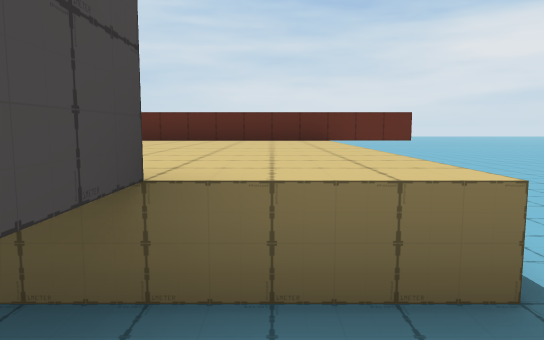
View 1 (above)

16 first-person views from a walk through a Unity game level. The camera is 1.4 m above the floor, tilts 6° down and sees 70° across. The floor is counted in squares, 2 m on a side. Each view is taken from the middle of a square. On the plan, view 1 faces up. The plan holds only what a view shows up to about 11 squares ahead; the rest is blank. The place goes on beyond the plan. Some animated figures are left out.

View 2
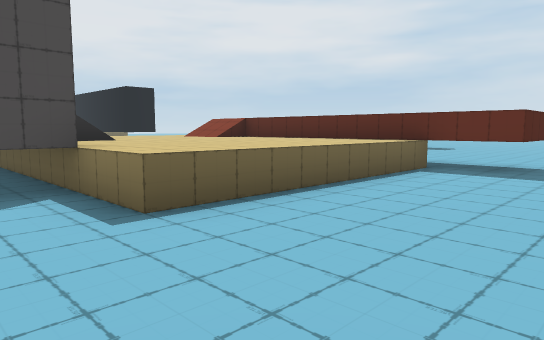

View 3
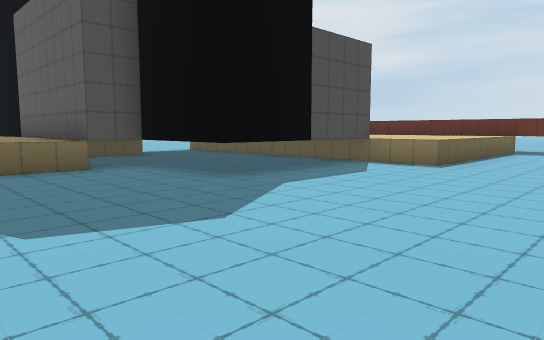

View 4
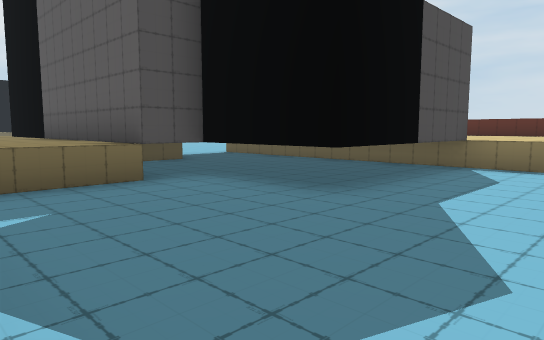

View 5
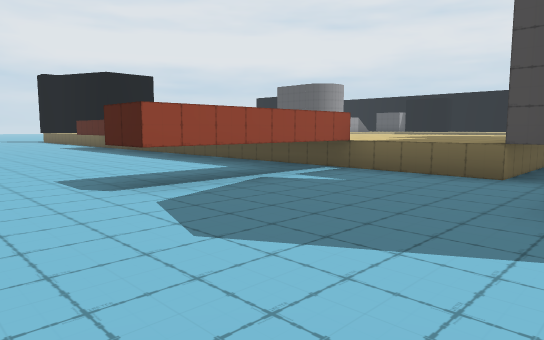

View 6
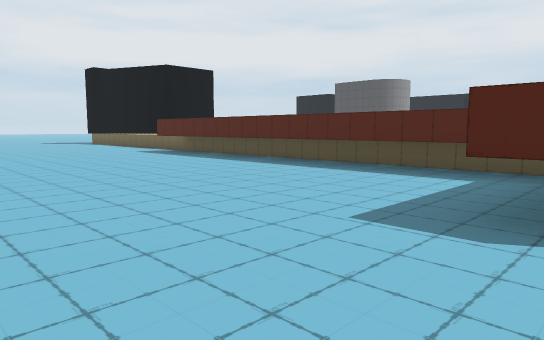

View 7
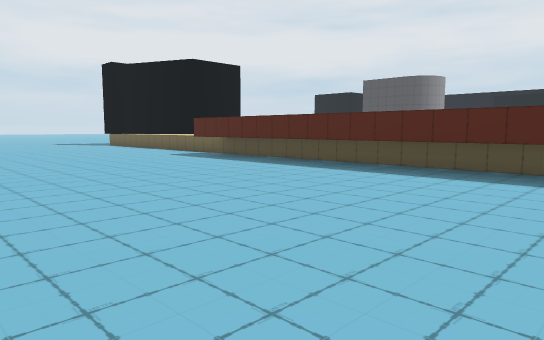

View 8
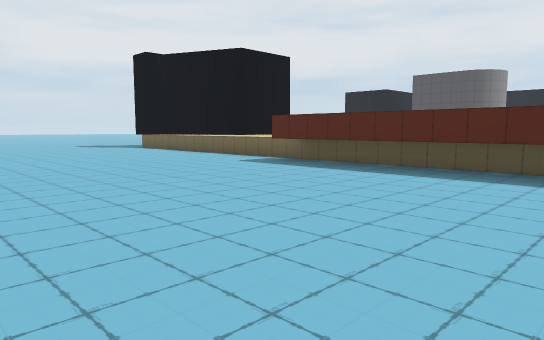

View 9
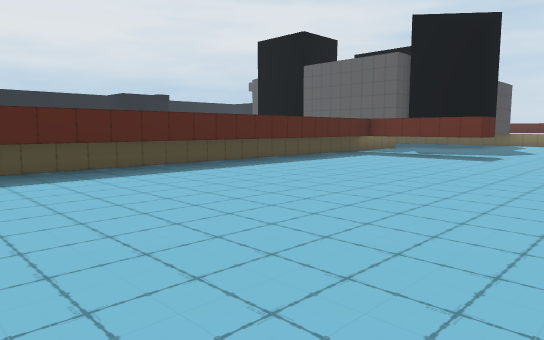

View 10
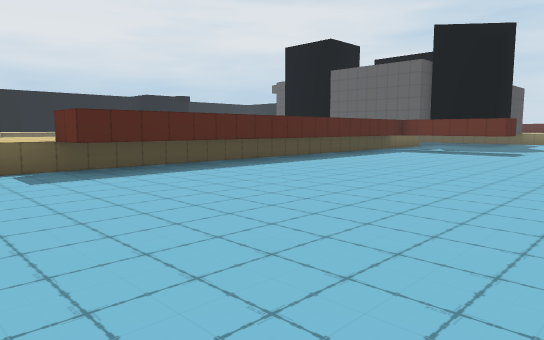

View 11
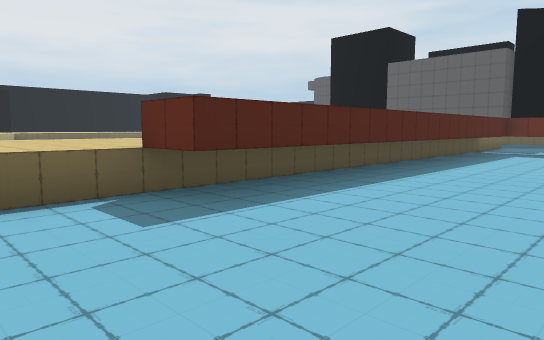

View 12
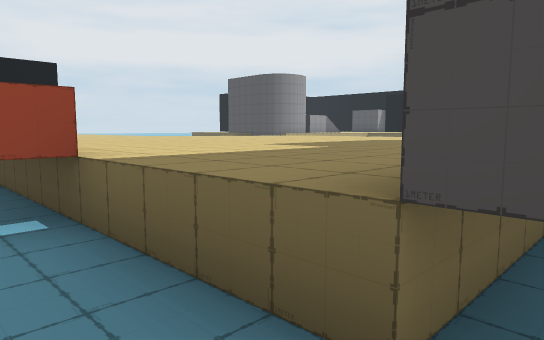

View 13
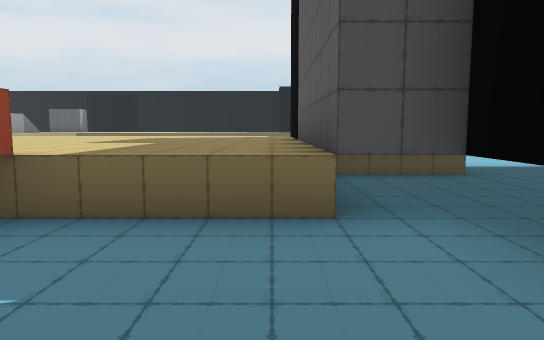

View 14
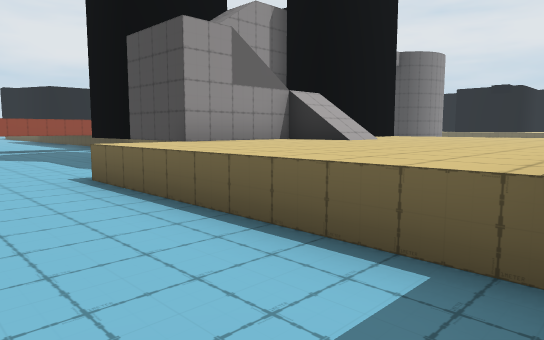

View 15
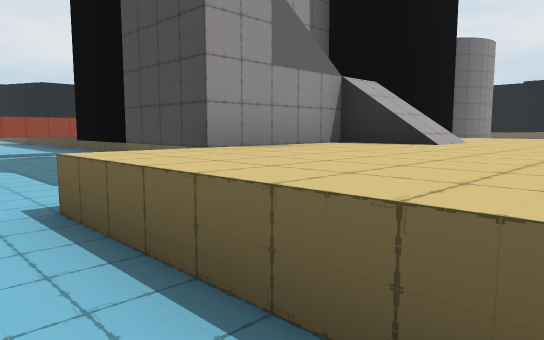

View 16
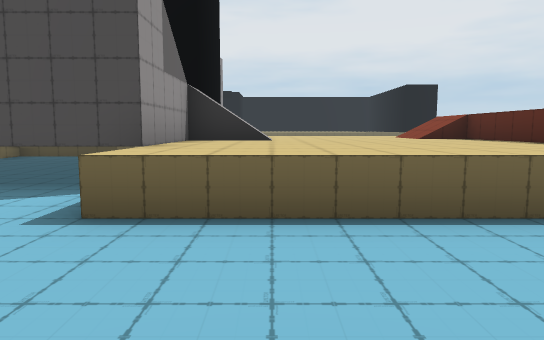

### Floor plan
Key: @ floor where view 1 was taken; # wall or solid block; . floor; ^ raised ledge; T thing the floor can be seen under or through.
Columns run from 11 left of view 1 to 4 right of it. Each row starts with its distance up from view 1.
 11            ...
 10            ...
  9            ...
  8              T..
  7        ####TTT..
  6     ^^^^^^^^^...
  5     ^^^^^^^^^...
  4     ^^^^^^^^^..
  3     ^^^^^^^^^...
  2     ^^^^^^^^^...
  1     ##  ###.....
  0           #@....
 -1      #    ^....
 -2      #  ^^^....
 -3 ^#####^^#.......
 -4 ^^^^^^^^^.......
 -5 ^^^^^^^^^.......
 -6 ^^^^^^^^#####...
 -7 ^^^^^^^^#####...
 -8 ^^^^^^^^##......
 -9 ^^^^^^^^##......
-10 ^^^^^^^^##......
-11 ^^^^^^^ ##......
-12   ^^^^^ ##......
-13    ^^^  ##......
-14     ^^  ##......
-15     ^   ##......
-16     ^^^ ##......
-17     ^^^^##......
-18      ^^^^.......
-19        ^^.......

Positions as (right, up) in squares from view 1, and headings:
1: (0, 0), facing up
2: (4, 0), facing up-left
3: (4, -6), facing up-left
4: (2, -6), facing up-left
5: (3, -2), facing down-left
6: (4, -6), facing down-left
7: (4, -8), facing down-left
8: (4, -11), facing down-left
9: (4, -17), facing up-left
10: (4, -19), facing up-left
11: (1, -19), facing up-left
12: (-2, -3), facing down-left
13: (0, -4), facing left
14: (3, 7), facing down-left
15: (2, 5), facing down-left
16: (4, 3), facing left
